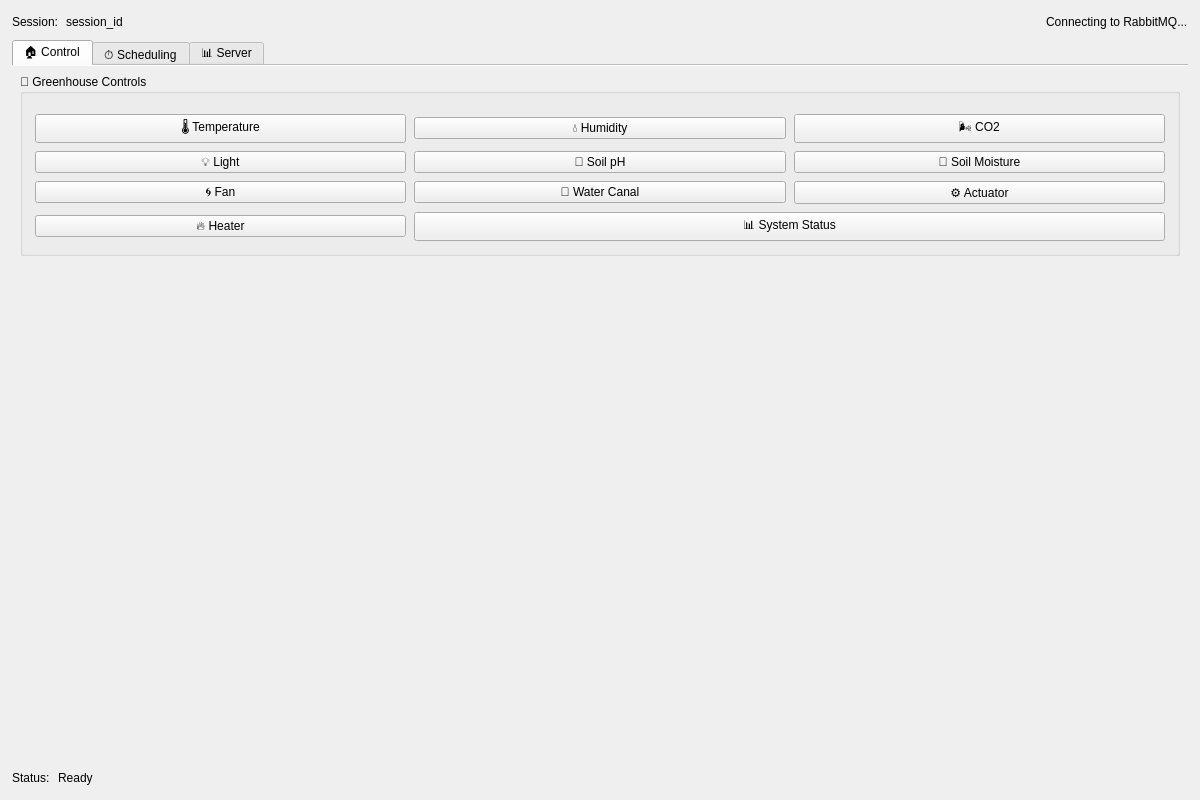
<?xml version="1.0" encoding="UTF-8"?>
<ui version="4.0">
 <class>MainWindow</class>
 <widget class="QMainWindow" name="MainWindow">
  <property name="geometry">
   <rect>
    <x>0</x>
    <y>0</y>
    <width>1200</width>
    <height>800</height>
   </rect>
  </property>
  <property name="windowTitle">
   <string>🌿 Greenhouse Automation Control System</string>
  </property>
  <property name="styleSheet">
   <string notr="true">QMainWindow {
    background-color: #0B1020;
    color: #E7E9EE;
    font-family: Segoe UI, Roboto, Arial, sans-serif;
    font-size: 12px;
}

QWidget#centralwidget {
    background-color: #0B1020;
    color: #E7E9EE;
}

QWidget#userTab,
QWidget#schedulingTab,
QWidget#serverTab,
QWidget#user_output_container,
QWidget#schedule_output_container,
QWidget#server_info_container,
QWidget#simpleDataTable {
    background-color: transparent;
}

QLabel {
    color: #E7E9EE;
}

QLabel#sessionTitleLabel,
QLabel#statusTitleLabel,
QLabel#scheduleHintLabel {
    color: #A3ADC2;
    font-size: 11px;
}

QLabel#session_label,
QLabel#connection_status,
QLabel#authUserLabel,
QLabel#status_label {
    color: #E7E9EE;
    background-color: rgba(255,255,255,0.08);
    border: 1px solid rgba(255,255,255,0.14);
    border-radius: 8px;
    padding: 4px 8px;
}

QLabel#controlTableHintLabel,
QLabel#scheduleTableHintLabel,
QLabel#serverTableHintLabel {
    color: #A3ADC2;
    font-size: 11px;
    margin-top: 4px;
}

QGroupBox {
    background-color: rgba(255,255,255,0.06);
    border: 1px solid rgba(255,255,255,0.10);
    border-radius: 12px;
    margin-top: 16px;
    padding-top: 8px;
    color: #E7E9EE;
    font-size: 14px;
    font-weight: 600;
}

QGroupBox#infoGroup {
    background-color: transparent;
    border: none;
    margin-top: 0px;
    padding-top: 0px;
}

QGroupBox::title {
    subcontrol-origin: margin;
    left: 12px;
    padding: 4px 12px;
    background-color: rgba(255,255,255,0.10);
    color: #E7E9EE;
    border-radius: 6px;
}

QTabWidget::pane {
    border: 1px solid rgba(255,255,255,0.10);
    border-radius: 12px;
    background-color: rgba(255,255,255,0.06);
    margin-top: -1px;
}

QTabWidget::tab-bar {
    alignment: center;
}

QTabBar::tab {
    background-color: rgba(255,255,255,0.05);
    border: 1px solid rgba(255,255,255,0.12);
    border-bottom: none;
    border-top-left-radius: 8px;
    border-top-right-radius: 8px;
    padding: 7px 14px;
    margin-right: 4px;
    color: #A3ADC2;
    min-width: 90px;
}

QTabBar::tab:selected {
    background-color: rgba(255,255,255,0.12);
    color: #E7E9EE;
    border-color: rgba(255,255,255,0.20);
}

QTabBar::tab:hover:!selected {
    background-color: rgba(255,255,255,0.10);
    color: #E7E9EE;
}

QPushButton {
    background-color: rgba(255,255,255,0.08);
    color: #E7E9EE;
    border: 1px solid rgba(255,255,255,0.14);
    border-radius: 10px;
    padding: 7px 12px;
    font-weight: 500;
    min-height: 22px;
}

QPushButton:hover {
    background-color: rgba(255,255,255,0.12);
}

QPushButton:pressed {
    background-color: rgba(255,255,255,0.18);
}

QPushButton:disabled {
    background-color: rgba(255,255,255,0.04);
    color: #6B7DA3;
    border-color: rgba(255,255,255,0.08);
}

QPushButton#clearCacheButton {
    background-color: #FF6B6B;
    color: #0B1020;
    border: none;
}

QPushButton#clearCacheButton:hover {
    background-color: #FF8585;
}

QPushButton#clearCacheButton:pressed {
    background-color: #E25555;
}

QPushButton#clearTableButton {
    background-color: #FF6B6B;
    color: #0B1020;
    border: none;
}

QPushButton#clearTableButton:hover {
    background-color: #FF8585;
}

QPushButton#clearTableButton:pressed {
    background-color: #E25555;
}

QPushButton#testCommandButton,
QPushButton#refreshButton,
QPushButton#logoutButton {
    background-color: rgba(255,255,255,0.05);
    border: 1px solid #6ECBFF;
    color: #9BD3FF;
}

QPushButton#testCommandButton:hover,
QPushButton#refreshButton:hover,
QPushButton#logoutButton:hover {
    background-color: rgba(110,203,255,0.15);
    color: #E7E9EE;
}

QLineEdit, QComboBox, QSpinBox {
    background-color: #131A2E;
    color: #E7E9EE;
    border: 1px solid rgba(255,255,255,0.12);
    border-radius: 10px;
    padding: 6px 10px;
}

QLineEdit:focus, QComboBox:focus, QSpinBox:focus {
    border: 1px solid rgba(110,203,255,0.8);
}

QTableWidget {
    background-color: #131A2E;
    alternate-background-color: #1A2238;
    border: 1px solid rgba(255,255,255,0.12);
    border-radius: 10px;
    gridline-color: rgba(255,255,255,0.08);
    color: #E7E9EE;
    selection-background-color: rgba(110,203,255,0.35);
    selection-color: #E7E9EE;
}

QTableWidget::item {
    border-bottom: 1px solid rgba(255,255,255,0.06);
    padding: 6px;
}

QTableWidget::item:hover {
    background-color: rgba(255,255,255,0.08);
}

QHeaderView::section {
    background-color: rgba(255,255,255,0.10);
    color: #E7E9EE;
    padding: 8px 10px;
    border: none;
    border-right: 1px solid rgba(255,255,255,0.10);
    font-weight: 600;
}

QScrollArea {
    background-color: transparent;
    border: none;
}

QScrollArea > QWidget > QWidget {
    background-color: transparent;
}

QScrollBar:vertical {
    background-color: #1A2238;
    width: 11px;
    margin: 2px;
    border-radius: 5px;
}

QScrollBar::handle:vertical {
    background-color: #344266;
    border-radius: 5px;
    min-height: 28px;
}

QScrollBar::handle:vertical:hover {
    background-color: #4B5C84;
}

QScrollBar:horizontal {
    background-color: #1A2238;
    height: 11px;
    margin: 2px;
    border-radius: 5px;
}

QScrollBar::handle:horizontal {
    background-color: #344266;
    border-radius: 5px;
    min-width: 28px;
}

QScrollBar::handle:horizontal:hover {
    background-color: #4B5C84;
}</string>
  </property>
  <widget class="QWidget" name="centralwidget">
   <layout class="QVBoxLayout" name="mainLayout">
    <property name="spacing">
     <number>8</number>
    </property>
    <property name="leftMargin">
     <number>12</number>
    </property>
    <property name="topMargin">
     <number>12</number>
    </property>
    <property name="rightMargin">
     <number>12</number>
    </property>
    <property name="bottomMargin">
     <number>12</number>
    </property>
    <item>
     <layout class="QHBoxLayout" name="sessionLayout">
      <item>
       <widget class="QLabel" name="sessionTitleLabel">
        <property name="text">
         <string>Session:</string>
        </property>
       </widget>
      </item>
      <item>
       <widget class="QLabel" name="session_label">
        <property name="toolTip">
         <string>Full Session ID</string>
        </property>
        <property name="text">
         <string>session_id</string>
        </property>
       </widget>
      </item>
      <item>
       <spacer name="sessionSpacer">
        <property name="orientation">
         <enum>Qt::Horizontal</enum>
        </property>
        <property name="sizeHint" stdset="0">
         <size>
          <width>40</width>
          <height>20</height>
         </size>
        </property>
       </spacer>
      </item>
      <item>
       <widget class="QLabel" name="connection_status">
        <property name="text">
         <string>Connecting to RabbitMQ...</string>
        </property>
       </widget>
      </item>
     </layout>
    </item>
    <item>
     <widget class="QTabWidget" name="tabWidget">
      <property name="currentIndex">
       <number>0</number>
      </property>
      <property name="documentMode">
       <bool>true</bool>
      </property>
      <widget class="QWidget" name="userTab">
       <attribute name="title">
        <string>🏠 Control</string>
       </attribute>
       <layout class="QVBoxLayout" name="userTabLayout">
        <property name="spacing">
         <number>8</number>
        </property>
        <property name="leftMargin">
         <number>8</number>
        </property>
        <property name="topMargin">
         <number>8</number>
        </property>
        <property name="rightMargin">
         <number>8</number>
        </property>
        <property name="bottomMargin">
         <number>8</number>
        </property>
        <item>
         <widget class="QGroupBox" name="controlGroup">
          <property name="sizePolicy">
           <sizepolicy hsizetype="Expanding" vsizetype="Fixed">
            <horstretch>0</horstretch>
            <verstretch>0</verstretch>
           </sizepolicy>
          </property>
          <property name="title">
           <string>🌱 Greenhouse Controls</string>
          </property>
          <layout class="QGridLayout" name="controlGridLayout">
           <property name="leftMargin">
            <number>12</number>
           </property>
           <property name="topMargin">
            <number>20</number>
           </property>
           <property name="rightMargin">
            <number>12</number>
           </property>
           <property name="bottomMargin">
            <number>12</number>
           </property>
           <property name="spacing">
            <number>8</number>
           </property>
           <item row="0" column="0">
            <widget class="QPushButton" name="tempButton">
             <property name="text">
              <string>🌡️ Temperature</string>
             </property>
            </widget>
           </item>
           <item row="0" column="1">
            <widget class="QPushButton" name="humidityButton">
             <property name="text">
              <string>💧 Humidity</string>
             </property>
            </widget>
           </item>
           <item row="0" column="2">
            <widget class="QPushButton" name="co2Button">
             <property name="text">
              <string>🌬️ CO2</string>
             </property>
            </widget>
           </item>
           <item row="1" column="0">
            <widget class="QPushButton" name="lightButton">
             <property name="text">
              <string>💡 Light</string>
             </property>
            </widget>
           </item>
           <item row="1" column="1">
            <widget class="QPushButton" name="soilPHButton">
             <property name="text">
              <string>🧪 Soil pH</string>
             </property>
            </widget>
           </item>
           <item row="1" column="2">
            <widget class="QPushButton" name="soilMoistureButton">
             <property name="text">
              <string>🌱 Soil Moisture</string>
             </property>
            </widget>
           </item>
           <item row="2" column="0">
            <widget class="QPushButton" name="fanButton">
             <property name="text">
              <string>🌀 Fan</string>
             </property>
            </widget>
           </item>
           <item row="2" column="1">
            <widget class="QPushButton" name="waterCanalButton">
             <property name="text">
              <string>🚰 Water Canal</string>
             </property>
            </widget>
           </item>
           <item row="2" column="2">
            <widget class="QPushButton" name="actuatorButton">
             <property name="text">
              <string>⚙️ Actuator</string>
             </property>
            </widget>
           </item>
           <item row="3" column="0">
            <widget class="QPushButton" name="heaterButton">
             <property name="text">
              <string>🔥 Heater</string>
             </property>
            </widget>
           </item>
           <item row="3" column="1" colspan="2">
            <widget class="QPushButton" name="statusButton">
             <property name="text">
              <string>📊 System Status</string>
             </property>
            </widget>
           </item>
          </layout>
         </widget>
        </item>
        <item>
         <widget class="QWidget" name="user_output_container">
          <property name="minimumSize">
           <size>
            <width>0</width>
            <height>0</height>
           </size>
          </property>
          <property name="sizePolicy">
           <sizepolicy hsizetype="Expanding" vsizetype="Expanding">
            <horstretch>1</horstretch>
            <verstretch>1</verstretch>
           </sizepolicy>
          </property>
          <layout class="QVBoxLayout" name="user_output_layout">
           <property name="spacing">
            <number>0</number>
           </property>
           <property name="leftMargin">
            <number>0</number>
           </property>
           <property name="topMargin">
            <number>0</number>
           </property>
           <property name="rightMargin">
            <number>0</number>
           </property>
           <property name="bottomMargin">
            <number>0</number>
           </property>
          </layout>
         </widget>
        </item>
       </layout>
      </widget>
      <widget class="QWidget" name="schedulingTab">
       <attribute name="title">
        <string>⏱️ Scheduling</string>
       </attribute>
       <layout class="QVBoxLayout" name="schedulingTabLayout">
        <property name="spacing">
         <number>8</number>
        </property>
        <property name="leftMargin">
         <number>8</number>
        </property>
        <property name="topMargin">
         <number>8</number>
        </property>
        <property name="rightMargin">
         <number>8</number>
        </property>
        <property name="bottomMargin">
         <number>8</number>
        </property>
        <item>
         <widget class="QGroupBox" name="scheduleGroup">
          <property name="sizePolicy">
           <sizepolicy hsizetype="Expanding" vsizetype="Fixed">
            <horstretch>0</horstretch>
            <verstretch>0</verstretch>
           </sizepolicy>
          </property>
          <property name="title">
           <string>📅 Schedule One-Time Tasks</string>
          </property>
          <layout class="QGridLayout" name="scheduleGridLayout">
           <property name="leftMargin">
            <number>12</number>
           </property>
           <property name="topMargin">
            <number>20</number>
           </property>
           <property name="rightMargin">
            <number>12</number>
           </property>
           <property name="bottomMargin">
            <number>12</number>
           </property>
           <property name="horizontalSpacing">
            <number>8</number>
           </property>
           <property name="verticalSpacing">
            <number>8</number>
           </property>
           <item row="0" column="0">
            <widget class="QLabel" name="scheduleTargetLabel">
             <property name="text">
              <string>Target Action</string>
             </property>
            </widget>
           </item>
           <item row="0" column="1" colspan="3">
            <widget class="QComboBox" name="scheduleTargetCombo"/>
           </item>
           <item row="1" column="0">
            <widget class="QLabel" name="scheduleDelayLabel">
             <property name="text">
              <string>Delay</string>
             </property>
            </widget>
           </item>
           <item row="1" column="1" colspan="3">
            <widget class="QComboBox" name="scheduleDelayPresetCombo"/>
           </item>
           <item row="2" column="0">
            <widget class="QLabel" name="scheduleCustomDelayLabel">
             <property name="text">
              <string>Custom Delay</string>
             </property>
            </widget>
           </item>
           <item row="2" column="1">
            <layout class="QHBoxLayout" name="customDelayLayout">
             <property name="spacing">
              <number>6</number>
             </property>
             <property name="leftMargin">
              <number>0</number>
             </property>
             <property name="topMargin">
              <number>0</number>
             </property>
             <property name="rightMargin">
              <number>0</number>
             </property>
             <property name="bottomMargin">
              <number>0</number>
             </property>
             <item>
              <widget class="QSpinBox" name="scheduleHoursSpin">
               <property name="minimum">
                <number>0</number>
               </property>
               <property name="maximum">
                <number>999</number>
               </property>
               <property name="suffix">
                <string> h</string>
               </property>
              </widget>
             </item>
             <item>
              <widget class="QSpinBox" name="scheduleMinutesSpin">
               <property name="minimum">
                <number>0</number>
               </property>
               <property name="maximum">
                <number>59</number>
               </property>
               <property name="suffix">
                <string> m</string>
               </property>
              </widget>
             </item>
             <item>
              <widget class="QSpinBox" name="scheduleSecondsSpin">
               <property name="minimum">
                <number>0</number>
               </property>
               <property name="maximum">
                <number>59</number>
               </property>
               <property name="suffix">
                <string> s</string>
               </property>
              </widget>
             </item>
            </layout>
           </item>
           <item row="2" column="2" colspan="2">
            <widget class="QLabel" name="scheduleHintLabel">
             <property name="text">
              <string>Use custom delay when preset is set to Custom.</string>
             </property>
            </widget>
           </item>
           <item row="3" column="0">
            <widget class="QPushButton" name="scheduleTaskButton">
             <property name="text">
              <string>➕ Schedule Task</string>
             </property>
            </widget>
           </item>
           <item row="3" column="1">
            <widget class="QPushButton" name="cancelScheduledButton">
             <property name="text">
              <string>✖ Cancel Selected</string>
             </property>
            </widget>
           </item>
           <item row="3" column="2">
            <widget class="QPushButton" name="clearScheduledButton">
             <property name="text">
              <string>🧹 Clear All</string>
             </property>
            </widget>
           </item>
           <item row="3" column="3">
            <widget class="QLabel" name="scheduleCurrentTimeLabel">
             <property name="text">
              <string>Current Time: --:--:--</string>
             </property>
            </widget>
           </item>
          </layout>
         </widget>
        </item>
        <item>
         <widget class="QWidget" name="schedule_output_container">
          <property name="minimumSize">
           <size>
            <width>0</width>
            <height>0</height>
           </size>
          </property>
          <property name="sizePolicy">
           <sizepolicy hsizetype="Expanding" vsizetype="Expanding">
            <horstretch>1</horstretch>
            <verstretch>1</verstretch>
           </sizepolicy>
          </property>
          <layout class="QVBoxLayout" name="schedule_output_layout">
           <property name="spacing">
            <number>0</number>
           </property>
           <property name="leftMargin">
            <number>0</number>
           </property>
           <property name="topMargin">
            <number>0</number>
           </property>
           <property name="rightMargin">
            <number>0</number>
           </property>
           <property name="bottomMargin">
            <number>0</number>
           </property>
          </layout>
         </widget>
        </item>
       </layout>
      </widget>
      <widget class="QWidget" name="serverTab">
       <attribute name="title">
        <string>📊 Server</string>
       </attribute>
       <layout class="QVBoxLayout" name="serverTabLayout">
        <property name="spacing">
         <number>8</number>
        </property>
        <property name="leftMargin">
         <number>8</number>
        </property>
        <property name="topMargin">
         <number>8</number>
        </property>
        <property name="rightMargin">
         <number>8</number>
        </property>
        <property name="bottomMargin">
         <number>8</number>
        </property>
        <item>
         <widget class="QGroupBox" name="serverGroup">
          <property name="sizePolicy">
           <sizepolicy hsizetype="Expanding" vsizetype="Fixed">
            <horstretch>0</horstretch>
            <verstretch>0</verstretch>
           </sizepolicy>
          </property>
          <property name="title">
           <string>🖥️ Server Monitoring &amp; Management</string>
          </property>
          <layout class="QGridLayout" name="serverGridLayout">
           <property name="leftMargin">
            <number>12</number>
           </property>
           <property name="topMargin">
            <number>20</number>
           </property>
           <property name="rightMargin">
            <number>12</number>
           </property>
           <property name="bottomMargin">
            <number>12</number>
           </property>
           <property name="spacing">
            <number>8</number>
           </property>
           <item row="0" column="0">
            <widget class="QPushButton" name="healthButton">
             <property name="text">
              <string>❤️ Check Health</string>
             </property>
            </widget>
           </item>
           <item row="0" column="1">
            <widget class="QPushButton" name="statsButton">
             <property name="text">
              <string>📈 View Statistics</string>
             </property>
            </widget>
           </item>
           <item row="0" column="2">
            <widget class="QPushButton" name="sessionsButton">
             <property name="text">
              <string>👥 List Sessions</string>
             </property>
            </widget>
           </item>
           <item row="1" column="0">
            <widget class="QPushButton" name="cacheKeysButton">
             <property name="text">
              <string>🔑 List Cache Keys</string>
             </property>
            </widget>
           </item>
           <item row="1" column="1">
            <widget class="QPushButton" name="clearCacheButton">
             <property name="text">
              <string>🧹 Clear All Cache</string>
             </property>
            </widget>
           </item>
           <item row="1" column="2">
            <widget class="QPushButton" name="queuesButton">
             <property name="text">
              <string>📨 Check Queues</string>
             </property>
            </widget>
           </item>
           <item row="2" column="0">
            <widget class="QPushButton" name="testCommandButton">
             <property name="text">
              <string>⚡ Test Command</string>
             </property>
            </widget>
           </item>
           <item row="2" column="1">
            <widget class="QPushButton" name="refreshButton">
             <property name="text">
              <string>🔄 Refresh All</string>
             </property>
            </widget>
           </item>
           <item row="2" column="2">
            <widget class="QPushButton" name="logFilesButton">
             <property name="text">
              <string>📋 List Log Files</string>
             </property>
            </widget>
           </item>
           <item row="3" column="0">
            <widget class="QPushButton" name="viewLogButton">
             <property name="text">
              <string>📖 View Session Log</string>
             </property>
            </widget>
           </item>
          </layout>
         </widget>
        </item>
        <item>
         <widget class="QGroupBox" name="infoGroup">
          <property name="minimumSize">
           <size>
            <width>0</width>
            <height>0</height>
           </size>
          </property>
          <property name="sizePolicy">
           <sizepolicy hsizetype="Expanding" vsizetype="Expanding">
            <horstretch>1</horstretch>
            <verstretch>1</verstretch>
           </sizepolicy>
          </property>
          <property name="title">
           <string></string>
          </property>
          <layout class="QVBoxLayout" name="infoGroupLayout">
           <property name="spacing">
            <number>0</number>
           </property>
           <property name="leftMargin">
            <number>0</number>
           </property>
           <property name="topMargin">
            <number>0</number>
           </property>
           <property name="rightMargin">
            <number>0</number>
           </property>
           <property name="bottomMargin">
            <number>0</number>
           </property>
           <item>
            <widget class="QScrollArea" name="server_info_scroll">
             <property name="widgetResizable">
              <bool>true</bool>
             </property>
             <property name="minimumSize">
              <size>
               <width>0</width>
               <height>0</height>
              </size>
             </property>
             <property name="sizePolicy">
              <sizepolicy hsizetype="Expanding" vsizetype="Expanding">
               <horstretch>1</horstretch>
               <verstretch>1</verstretch>
              </sizepolicy>
             </property>
             <widget class="QWidget" name="server_info_container">
              <property name="minimumSize">
               <size>
                <width>0</width>
                <height>0</height>
               </size>
              </property>
              <property name="sizePolicy">
               <sizepolicy hsizetype="Expanding" vsizetype="Expanding">
                <horstretch>1</horstretch>
                <verstretch>1</verstretch>
               </sizepolicy>
              </property>
              <layout class="QVBoxLayout" name="server_info_layout">
               <property name="spacing">
                <number>0</number>
               </property>
               <property name="leftMargin">
                <number>0</number>
               </property>
               <property name="topMargin">
                <number>0</number>
               </property>
               <property name="rightMargin">
                <number>0</number>
               </property>
               <property name="bottomMargin">
                <number>0</number>
               </property>
              </layout>
             </widget>
            </widget>
           </item>
          </layout>
         </widget>
        </item>
       </layout>
      </widget>
     </widget>
    </item>
    <item>
     <layout class="QHBoxLayout" name="statusLayout">
      <item>
       <widget class="QLabel" name="statusTitleLabel">
        <property name="text">
         <string>Status:</string>
        </property>
       </widget>
      </item>
      <item>
       <widget class="QLabel" name="status_label">
        <property name="text">
         <string>Ready</string>
        </property>
       </widget>
      </item>
      <item>
       <spacer name="statusSpacer">
        <property name="orientation">
         <enum>Qt::Horizontal</enum>
        </property>
        <property name="sizeHint" stdset="0">
         <size>
          <width>40</width>
          <height>20</height>
         </size>
        </property>
       </spacer>
      </item>
     </layout>
    </item>
   </layout>
  </widget>
 </widget>
 <resources/>
 <connections/>
</ui>
